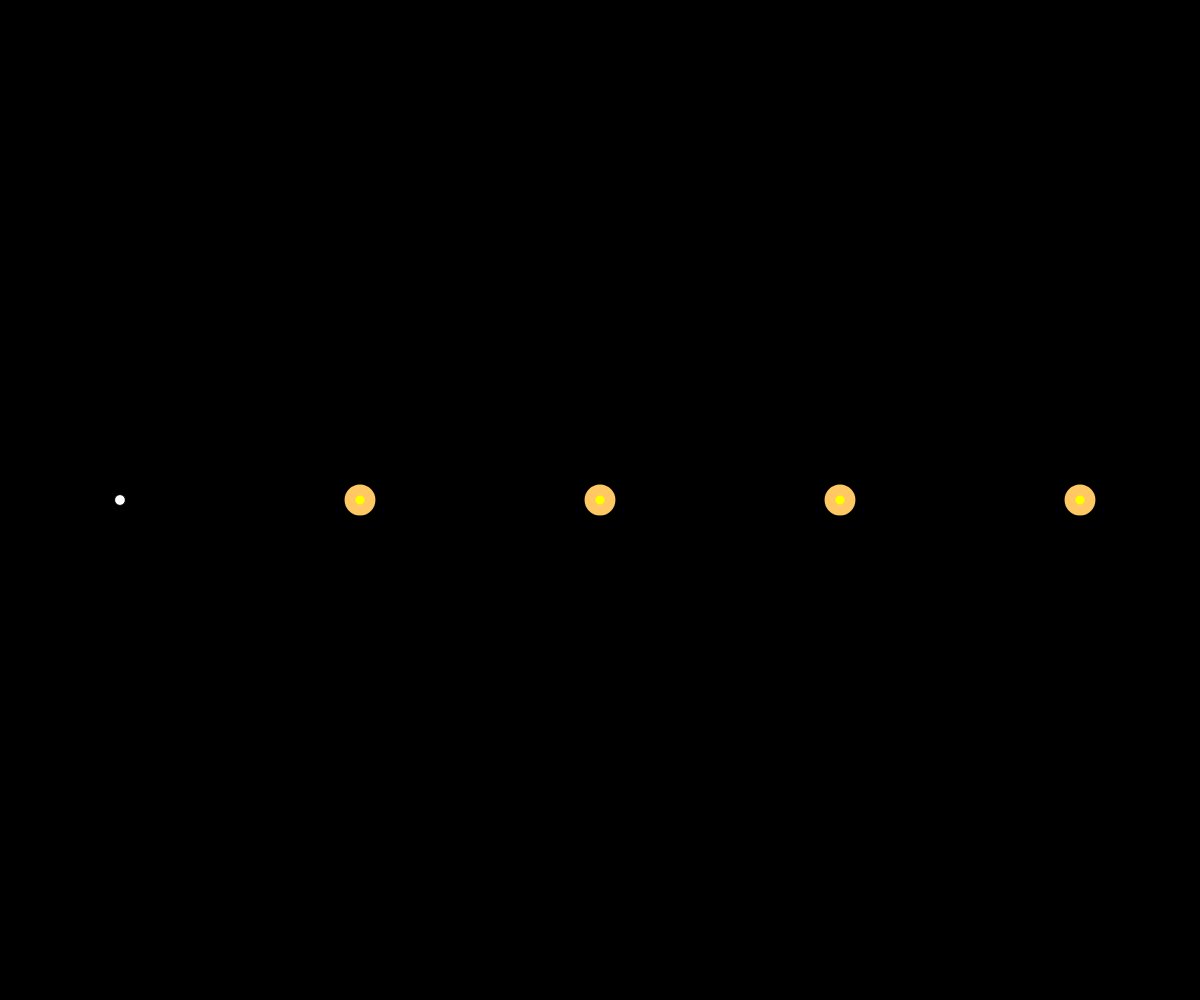
Frame 1 (no input)
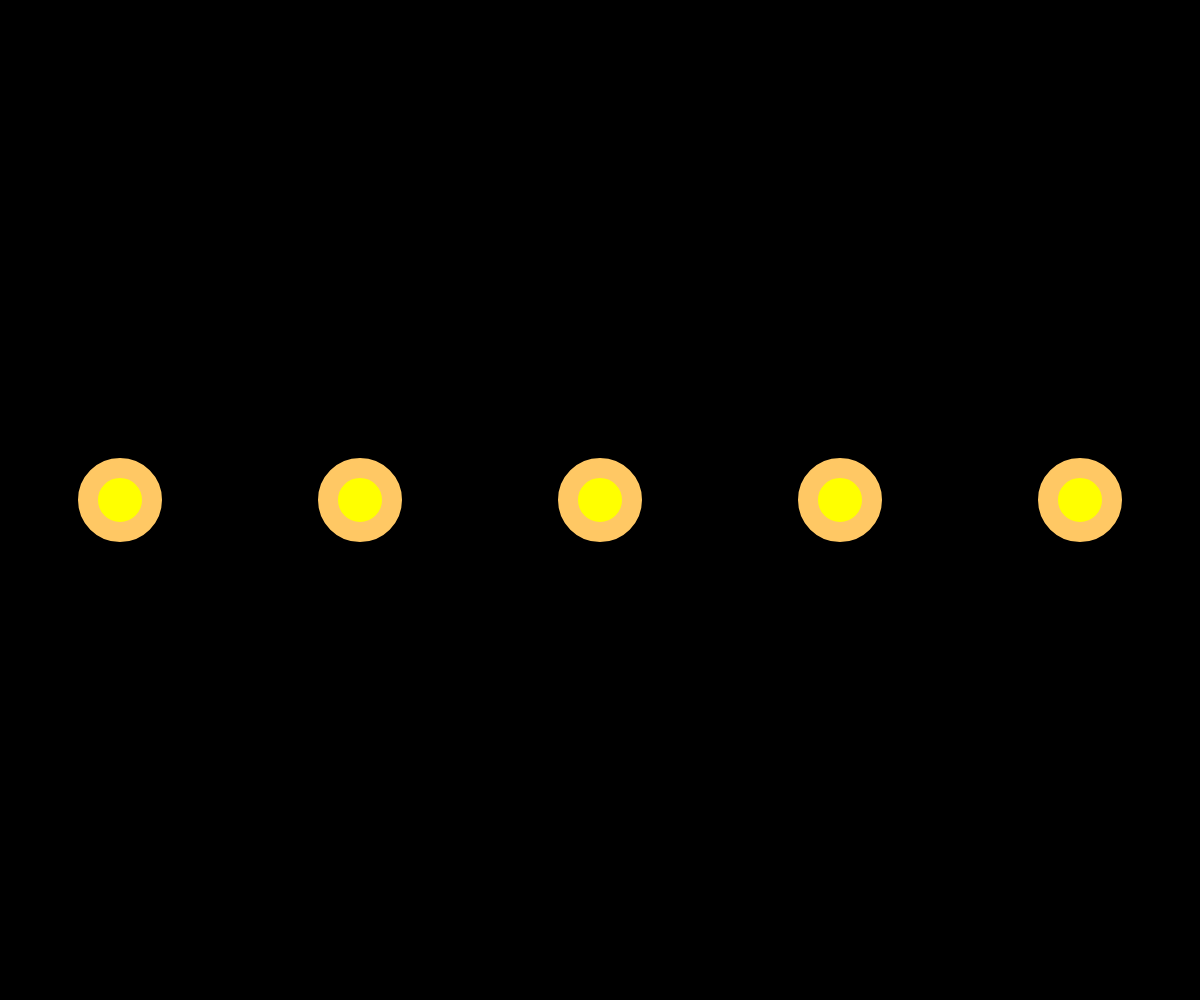
Frame 60 (no input)
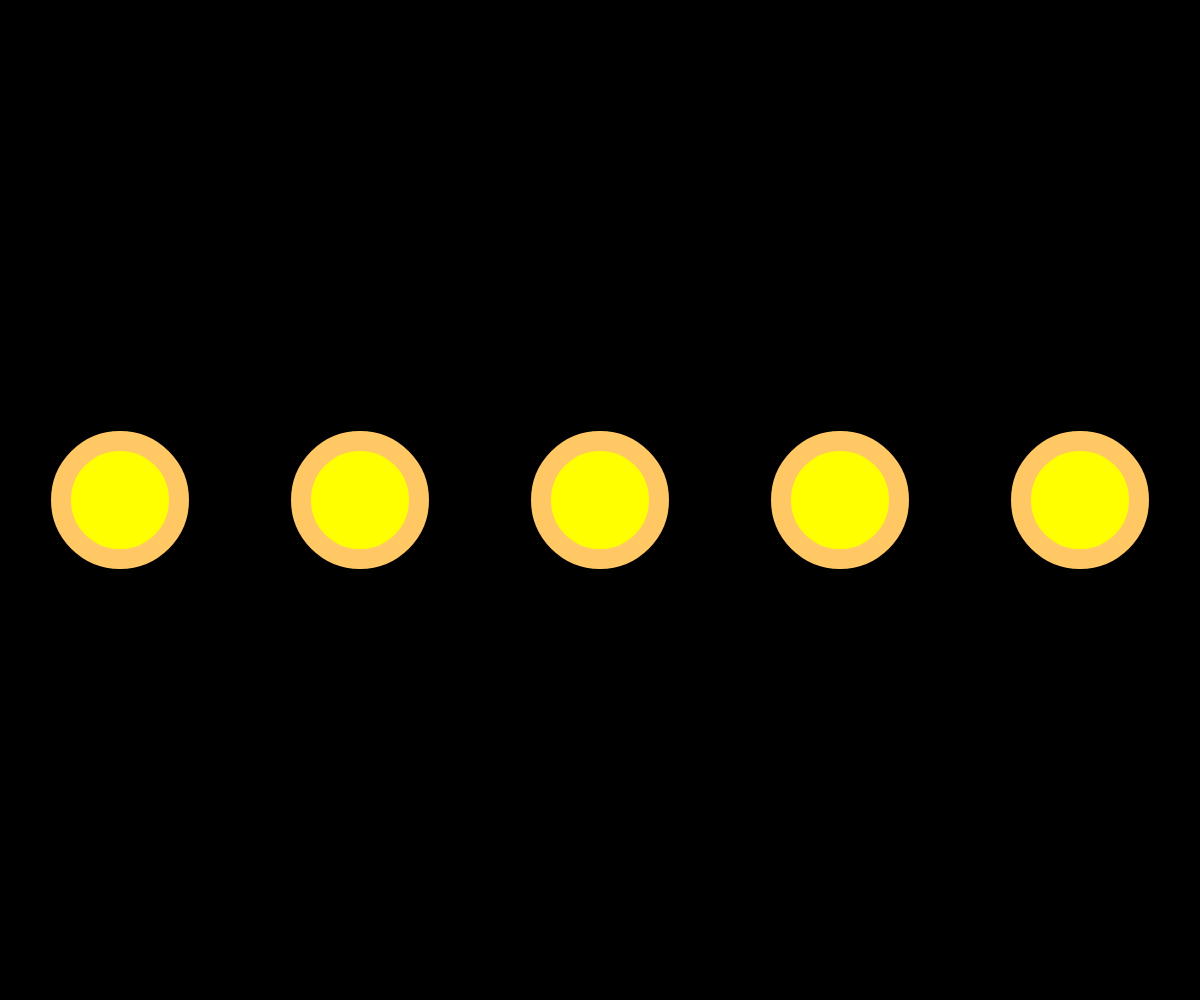
Frame 120 (the mouse pressed at the canvas centre since frame 60)

The p5.js sketch that drew these frames (run headless with seeded random() and noise() and a simulated clock; from frame 60 on, the mouse is pressed at the canvas centre):

// p5.js sketch
// ── sketch.js

let steps;

let size    = 10;
let direction = 1;

const speed = 0.9;

const numberOfCircles = 5;


function setup() {
    createCanvas(windowWidth, windowHeight);
    frameRate(60);
    background(0,0,0);

    steps =  width / numberOfCircles;
}

function draw() {

    background(0,0,0);

    size += speed * direction; // pareil que size = size + speed;

    for(let x = steps / 2; x < width; x = x + steps) {
        ellipse( x, height/2, size, size);
        //noStroke();
        strokeWeight(20);
        stroke(255, 200, 100);
        fill(255,255,0);
    }


    if (size > width / numberOfCircles) {
        direction = -direction;
    } else if(size < 1) {
        direction = -direction;
    }

}
